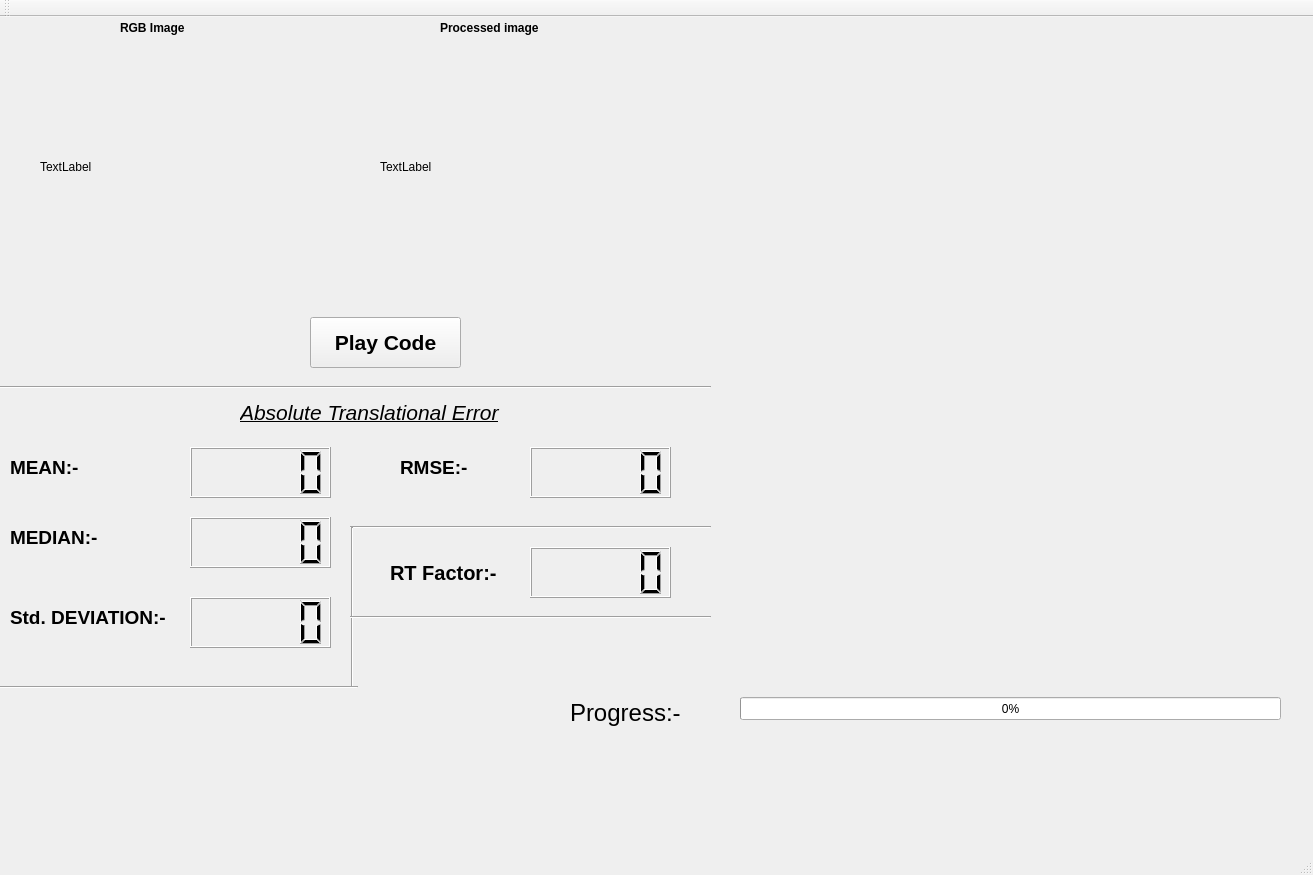
<?xml version="1.0" encoding="UTF-8"?>
<ui version="4.0">
 <class>MainWindow</class>
 <widget class="QMainWindow" name="MainWindow">
  <property name="geometry">
   <rect>
    <x>0</x>
    <y>0</y>
    <width>1313</width>
    <height>875</height>
   </rect>
  </property>
  <property name="windowTitle">
   <string>Visual Odometry</string>
  </property>
  <property name="windowIcon">
   <iconset resource="resources/resources.qrc">
    <normaloff>:/images/jderobot.png</normaloff>:/images/jderobot.png</iconset>
  </property>
  <widget class="QWidget" name="centralwidget">
   <widget class="QWidget" name="verticalLayoutWidget">
    <property name="geometry">
     <rect>
      <x>30</x>
      <y>680</y>
      <width>161</width>
      <height>121</height>
     </rect>
    </property>
    <layout class="QVBoxLayout" name="logoLayout"/>
   </widget>
   <widget class="QPushButton" name="playpause">
    <property name="geometry">
     <rect>
      <x>310</x>
      <y>300</y>
      <width>151</width>
      <height>51</height>
     </rect>
    </property>
    <property name="font">
     <font>
      <pointsize>16</pointsize>
      <weight>75</weight>
      <bold>true</bold>
     </font>
    </property>
    <property name="text">
     <string>Play Code</string>
    </property>
    <property name="checkable">
     <bool>true</bool>
    </property>
    <property name="checked">
     <bool>false</bool>
    </property>
   </widget>
   <widget class="PlotWidget" name="plot" native="true">
    <property name="geometry">
     <rect>
      <x>710</x>
      <y>30</y>
      <width>571</width>
      <height>571</height>
     </rect>
    </property>
   </widget>
   <widget class="QProgressBar" name="progressBar">
    <property name="geometry">
     <rect>
      <x>740</x>
      <y>680</y>
      <width>541</width>
      <height>23</height>
     </rect>
    </property>
    <property name="value">
     <number>0</number>
    </property>
   </widget>
   <widget class="QLabel" name="orig_img">
    <property name="geometry">
     <rect>
      <x>40</x>
      <y>30</y>
      <width>320</width>
      <height>240</height>
     </rect>
    </property>
    <property name="text">
     <string>TextLabel</string>
    </property>
   </widget>
   <widget class="QLabel" name="processed_img">
    <property name="geometry">
     <rect>
      <x>380</x>
      <y>30</y>
      <width>320</width>
      <height>240</height>
     </rect>
    </property>
    <property name="text">
     <string>TextLabel</string>
    </property>
   </widget>
   <widget class="QLCDNumber" name="mean">
    <property name="geometry">
     <rect>
      <x>190</x>
      <y>430</y>
      <width>141</width>
      <height>51</height>
     </rect>
    </property>
   </widget>
   <widget class="QLCDNumber" name="median">
    <property name="geometry">
     <rect>
      <x>190</x>
      <y>500</y>
      <width>141</width>
      <height>51</height>
     </rect>
    </property>
   </widget>
   <widget class="QLCDNumber" name="Std_dev">
    <property name="geometry">
     <rect>
      <x>190</x>
      <y>580</y>
      <width>141</width>
      <height>51</height>
     </rect>
    </property>
   </widget>
   <widget class="QLCDNumber" name="rmse">
    <property name="geometry">
     <rect>
      <x>530</x>
      <y>430</y>
      <width>141</width>
      <height>51</height>
     </rect>
    </property>
   </widget>
   <widget class="QLabel" name="label">
    <property name="geometry">
     <rect>
      <x>240</x>
      <y>380</y>
      <width>311</width>
      <height>31</height>
     </rect>
    </property>
    <property name="font">
     <font>
      <pointsize>16</pointsize>
      <weight>50</weight>
      <italic>true</italic>
      <bold>false</bold>
      <underline>true</underline>
     </font>
    </property>
    <property name="text">
     <string>Absolute Translational Error</string>
    </property>
   </widget>
   <widget class="QLabel" name="label_3">
    <property name="geometry">
     <rect>
      <x>10</x>
      <y>440</y>
      <width>141</width>
      <height>20</height>
     </rect>
    </property>
    <property name="font">
     <font>
      <pointsize>14</pointsize>
      <weight>75</weight>
      <bold>true</bold>
      <kerning>true</kerning>
     </font>
    </property>
    <property name="text">
     <string>MEAN:-</string>
    </property>
   </widget>
   <widget class="QLabel" name="label_4">
    <property name="geometry">
     <rect>
      <x>10</x>
      <y>510</y>
      <width>141</width>
      <height>20</height>
     </rect>
    </property>
    <property name="font">
     <font>
      <pointsize>14</pointsize>
      <weight>75</weight>
      <bold>true</bold>
      <kerning>true</kerning>
     </font>
    </property>
    <property name="text">
     <string>MEDIAN:-</string>
    </property>
   </widget>
   <widget class="QLabel" name="label_5">
    <property name="geometry">
     <rect>
      <x>10</x>
      <y>590</y>
      <width>171</width>
      <height>20</height>
     </rect>
    </property>
    <property name="font">
     <font>
      <pointsize>14</pointsize>
      <weight>75</weight>
      <bold>true</bold>
      <kerning>true</kerning>
     </font>
    </property>
    <property name="text">
     <string>Std. DEVIATION:-</string>
    </property>
   </widget>
   <widget class="QLabel" name="label_6">
    <property name="geometry">
     <rect>
      <x>400</x>
      <y>440</y>
      <width>101</width>
      <height>20</height>
     </rect>
    </property>
    <property name="font">
     <font>
      <pointsize>14</pointsize>
      <weight>75</weight>
      <bold>true</bold>
      <kerning>true</kerning>
     </font>
    </property>
    <property name="text">
     <string>RMSE:-</string>
    </property>
   </widget>
   <widget class="QLabel" name="label_7">
    <property name="geometry">
     <rect>
      <x>570</x>
      <y>680</y>
      <width>161</width>
      <height>31</height>
     </rect>
    </property>
    <property name="font">
     <font>
      <pointsize>18</pointsize>
     </font>
    </property>
    <property name="text">
     <string>Progress:-</string>
    </property>
   </widget>
   <widget class="QLCDNumber" name="realtime">
    <property name="geometry">
     <rect>
      <x>530</x>
      <y>530</y>
      <width>141</width>
      <height>51</height>
     </rect>
    </property>
   </widget>
   <widget class="QLabel" name="label_8">
    <property name="geometry">
     <rect>
      <x>390</x>
      <y>540</y>
      <width>131</width>
      <height>31</height>
     </rect>
    </property>
    <property name="font">
     <font>
      <pointsize>15</pointsize>
      <weight>75</weight>
      <bold>true</bold>
     </font>
    </property>
    <property name="text">
     <string>RT Factor:-</string>
    </property>
   </widget>
   <widget class="Line" name="line">
    <property name="geometry">
     <rect>
      <x>350</x>
      <y>500</y>
      <width>361</width>
      <height>20</height>
     </rect>
    </property>
    <property name="orientation">
     <enum>Qt::Horizontal</enum>
    </property>
   </widget>
   <widget class="Line" name="line_2">
    <property name="geometry">
     <rect>
      <x>-10</x>
      <y>360</y>
      <width>721</width>
      <height>20</height>
     </rect>
    </property>
    <property name="orientation">
     <enum>Qt::Horizontal</enum>
    </property>
   </widget>
   <widget class="Line" name="line_3">
    <property name="geometry">
     <rect>
      <x>342</x>
      <y>510</y>
      <width>21</width>
      <height>161</height>
     </rect>
    </property>
    <property name="orientation">
     <enum>Qt::Vertical</enum>
    </property>
   </widget>
   <widget class="Line" name="line_4">
    <property name="geometry">
     <rect>
      <x>-3</x>
      <y>660</y>
      <width>361</width>
      <height>20</height>
     </rect>
    </property>
    <property name="orientation">
     <enum>Qt::Horizontal</enum>
    </property>
   </widget>
   <widget class="Line" name="line_5">
    <property name="geometry">
     <rect>
      <x>350</x>
      <y>590</y>
      <width>361</width>
      <height>20</height>
     </rect>
    </property>
    <property name="orientation">
     <enum>Qt::Horizontal</enum>
    </property>
   </widget>
   <widget class="QLabel" name="label_9">
    <property name="geometry">
     <rect>
      <x>120</x>
      <y>0</y>
      <width>131</width>
      <height>21</height>
     </rect>
    </property>
    <property name="font">
     <font>
      <weight>75</weight>
      <bold>true</bold>
     </font>
    </property>
    <property name="text">
     <string>RGB Image</string>
    </property>
   </widget>
   <widget class="QLabel" name="label_10">
    <property name="geometry">
     <rect>
      <x>440</x>
      <y>0</y>
      <width>151</width>
      <height>21</height>
     </rect>
    </property>
    <property name="font">
     <font>
      <weight>75</weight>
      <bold>true</bold>
     </font>
    </property>
    <property name="text">
     <string>Processed image</string>
    </property>
   </widget>
  </widget>
  <widget class="QMenuBar" name="menubar">
   <property name="geometry">
    <rect>
     <x>0</x>
     <y>0</y>
     <width>1313</width>
     <height>27</height>
    </rect>
   </property>
  </widget>
  <widget class="QStatusBar" name="statusbar"/>
  <widget class="QToolBar" name="toolBar">
   <property name="windowTitle">
    <string>toolBar</string>
   </property>
   <attribute name="toolBarArea">
    <enum>TopToolBarArea</enum>
   </attribute>
   <attribute name="toolBarBreak">
    <bool>false</bool>
   </attribute>
  </widget>
 </widget>
 <customwidgets>
  <customwidget>
   <class>PlotWidget</class>
   <extends>QWidget</extends>
   <header location="global">plotWidget</header>
   <container>1</container>
  </customwidget>
 </customwidgets>
 <resources>
  <include location="resources/resources.qrc"/>
 </resources>
 <connections/>
</ui>
